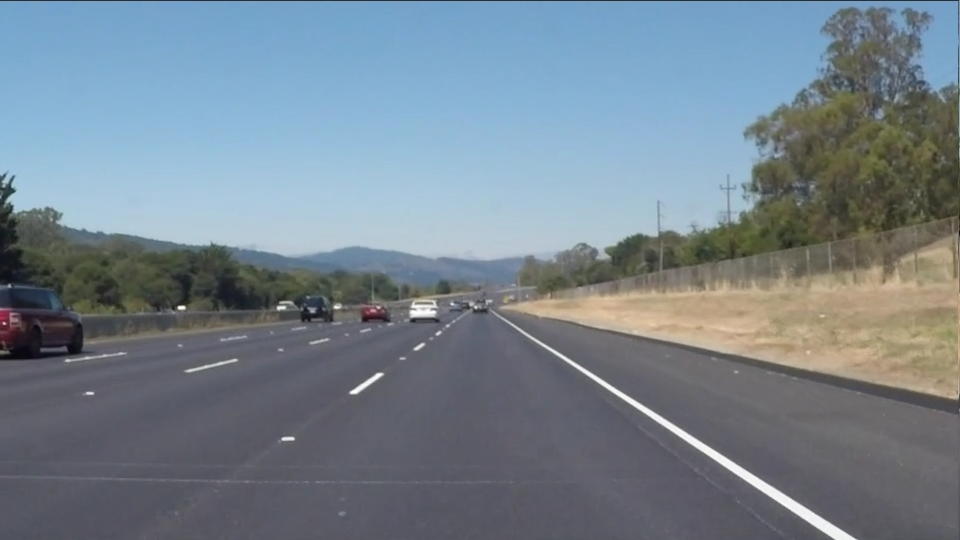
#> input picture test_images/extra.jpg, 960 x 540 px; its folder holds only this picture in this run
$ jupyter execute --allow-errors P1.ipynb   (shell and % lines are left out)
#> lines starting #> are read from the running program, lines starting #| are printed output that depends on the picture; after the words box and inside, x2 and y2 are one past the last pixel; in counts of white or black regions, pixels touching at a corner belong together
# Setup

[cell 1]
#importing some useful packages
import matplotlib.pyplot as plt
import matplotlib.image as mpimg
import numpy as np
import cv2

[cell 2]
import math

def grayscale(img):
    """Applies the Grayscale transform
    This will return an image with only one color channel
    but NOTE: to see the returned image as grayscale
    you should call plt.imshow(gray, cmap='gray')"""
    return cv2.cvtColor(img, cv2.COLOR_RGB2GRAY)

def canny(img, low_threshold, high_threshold):
    """Applies the Canny transform"""
    return cv2.Canny(img, low_threshold, high_threshold)

def gaussian_blur(img, kernel_size):
    """Applies a Gaussian Noise kernel"""
    return cv2.GaussianBlur(img, (kernel_size, kernel_size), 0)

def region_of_interest(img, vertices):
    """
    Applies an image mask.

    Only keeps the region of the image defined by the polygon
    formed from `vertices`. The rest of the image is set to black.
    """
    #defining a blank mask to start with
    mask = np.zeros_like(img)

    #defining a 3 channel or 1 channel color to fill the mask with depending on the input image
    if len(img.shape) > 2:
        channel_count = img.shape[2]  # i.e. 3 or 4 depending on your image
        ignore_mask_color = (255,) * channel_count
    else:
        ignore_mask_color = 255

    #filling pixels inside the polygon defined by "vertices" with the fill color
    cv2.fillPoly(mask, vertices, ignore_mask_color)

    #returning the image only where mask pixels are nonzero
    masked_image = cv2.bitwise_and(img, mask)
    return masked_image


def draw_lines(img, lines, color=[255, 0, 0], thickness=2, slope_threshold=0.5):
    """
    NOTE: this is the function you might want to use as a starting point once you want to
    average/extrapolate the line segments you detect to map out the full
    extent of the lane (going from the result shown in raw-lines-example.mp4
    to that shown in P1_example.mp4).

    Think about things like separating line segments by their
    slope ((y2-y1)/(x2-x1)) to decide which segments are part of the left
    line vs. the right line.  Then, you can average the position of each of
    the lines and extrapolate to the top and bottom of the lane.

    This function draws `lines` with `color` and `thickness`.
    Lines are drawn on the image inplace (mutates the image).
    If you want to make the lines semi-transparent, think about combining
    this function with the weighted_img() function below
    """
    if lines is None:
        return

    xsize = img.shape[1]
    ysize = img.shape[0]
    left_lane = []
    right_lane = []
    for line in lines:
        for x1,y1,x2,y2 in line:
            if ((y2-y1)/(x2-x1)) > slope_threshold:
                right_lane.append((x1, y1))
                right_lane.append((x2, y2))
            elif ((y2-y1)/(x2-x1)) < -slope_threshold:
                left_lane.append((x1, y1))
                left_lane.append((x2, y2))

    if len(left_lane) > 0:
        x,y = zip(*left_lane)
        m, b = np.polyfit(x,y, 1)
        cv2.line(img,
                 (int(solve_linear_eq(ysize, m, b)), ysize),
                 (int(solve_linear_eq(min(y), m, b)), int(min(y))),
                 color,
                 thickness)

    if len(right_lane) > 0:
        x,y = zip(*right_lane)
        m, b = np.polyfit(x,y, 1)
        cv2.line(img,
                 (int(solve_linear_eq(ysize, m, b)), ysize),
                 (int(solve_linear_eq(min(y), m, b)), int(min(y))),
                 color,
                 thickness)


def solve_linear_eq(x, m, b):
    return x*m+b


def hough_lines(img, rho, theta, threshold, min_line_len, max_line_gap):
    """
    `img` should be the output of a Canny transform.

    Returns an image with hough lines drawn.
    """
    lines = cv2.HoughLinesP(img, rho, theta, threshold, np.array([]), minLineLength=min_line_len, maxLineGap=max_line_gap)
    line_img = np.zeros(img.shape, dtype=np.uint8)
    draw_lines(line_img, lines)
    return line_img

# Python 3 has support for cool math symbols.

# [13 lines left out: function weighted_img, not called in this run]

def adjust_gamma(image, gamma=1.0):
    invGamma = 1.0 / gamma
    table = np.array([((i / 255.0) ** invGamma) * 255
        for i in np.arange(0, 256)]).astype("uint8")

    return cv2.LUT(image, table)

## Image Tests

[cell 3]
import os
os.listdir("test_images/")

run your solution on all test_images and make copies into the test_images directory).

[cell 4]
def process_image(img):
    img_gamma = adjust_gamma(img, 0.1)
    img_gray = grayscale(img_gamma)
    img_blur = gaussian_blur(img_gray, 3)
    img_edge = canny(img_blur, 50, 150)

    imshape = img.shape
    top_width = 100
    top_offset = 350
    vertices = np.array([[(0,imshape[0]),
                          (imshape[1]/2-top_width, top_offset),
                          (imshape[1]/2+top_width, top_offset),
                          (imshape[1],imshape[0])]],
                        dtype=np.int32)
    img_region_masked = region_of_interest(img_edge, vertices)

    rho = 1
    theta = np.pi/180
    threshold = 20
    min_line_length = 20
    max_line_gap = 200
    img_hough = hough_lines(img_region_masked, rho, theta, threshold, min_line_length, max_line_gap)


    # Run Hough on edge detected image
    line_image = np.copy(image)*0
    lines = cv2.HoughLinesP(img_hough, rho, theta, threshold, np.array([]), min_line_length, max_line_gap)

    result = np.copy(img)
    draw_lines(result, lines, thickness=5, slope_threshold=1)
    return result

[cell 5]
for img_path in os.listdir("test_images/"):

    image = mpimg.imread('test_images/' + img_path)
#> image is the input picture: shape (540, 960, 3); mean R, G, B 118, 131.5, 142.2
    processed = process_image(image)
#> in adjust_gamma, `return cv2.LUT(image, table)`:
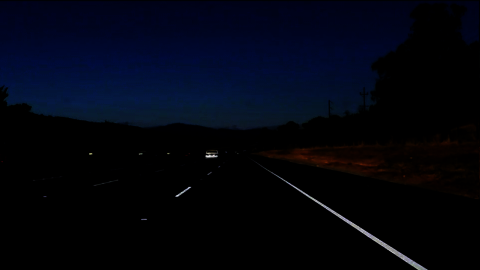
#> returned value: shape (540, 960, 3) (shown at 1/2 size); mean of channels 0, 1, 2 2, 4.8, 15.4; drawn as R, G, B
#> in grayscale, `return cv2.cvtColor(img, cv2.COLOR_RGB2GRAY)`:
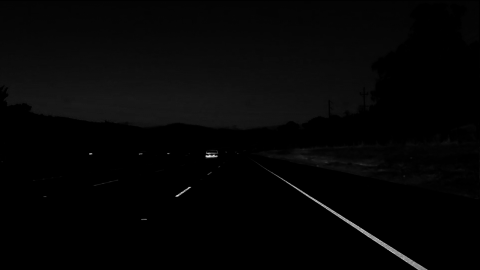
#> returned value: shape (540, 960) (shown at 1/2 size); min 0, max 255, mean 5.2
#> in canny, `return cv2.Canny(img, low_threshold, high_threshold)`:
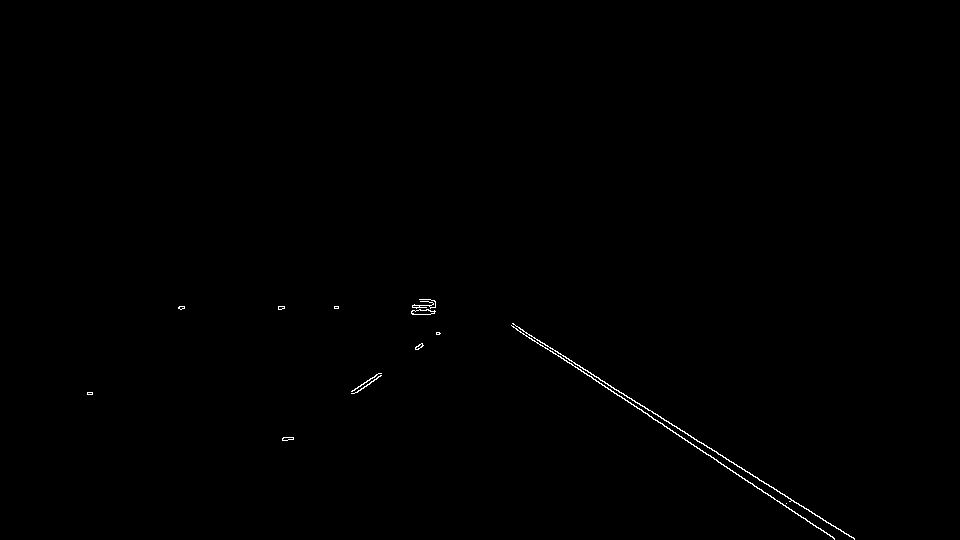
#> returned value: shape (540, 960); 0.28% white in thin lines or dots, all inside (x1, y1, x2, y2) = (87, 299, 855, 540)
#> in region_of_interest, `cv2.fillPoly(mask, vertices, ignore_mask_color)`:
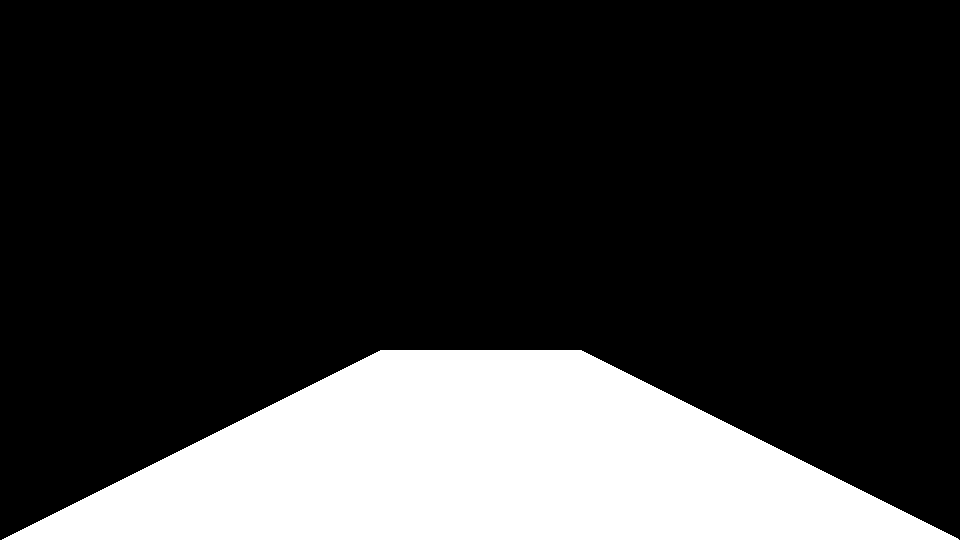
#> mask: shape (540, 960); 21.3% white; 1 white region, box (x1, y1, x2, y2) and area: (2, 350, 959, 540) 110199
#> in region_of_interest, `masked_image = cv2.bitwise_and(img, mask)`:
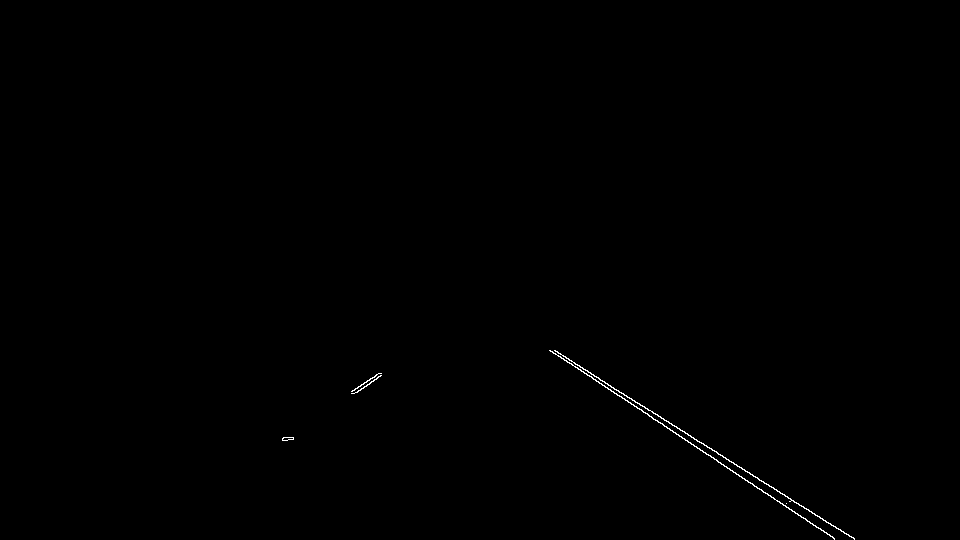
#> masked_image: shape (540, 960); 0.21% white in thin lines or dots, all inside (x1, y1, x2, y2) = (282, 350, 855, 540)
#> in hough_lines, `lines = cv2.HoughLinesP(img, rho, theta, threshold, np.array([]), minL..`: lines = [[555, 351, 854, 538], [577, 367, 783, 505], [554, 350, 834, 539], [600, 380, 854, 539], [285, 440, 381, 375], [282, 438, 378, 373], [560, 356, 700, 450], [550, 350, 617, 395]]
#> the loop in draw_lines, `for line in lines:` made 8 passes
#> after the loop in draw_lines, `for line in lines:`: left_lane = [(285, 440), (381, 375), (282, 438), (378, 373)]; right_lane = [(555, 351), (854, 538), (577, 367), (783, 505), (554, 350), (834, 539), (600, 380), (854, 539), (560, 356), (700, 450), (550, 350), (617, 395)]
#> in draw_lines, `x,y = zip(*left_lane)`: x = (285, 381, 282, 378); y = (440, 375, 438, 373)
#> in draw_lines, `m, b = np.polyfit(x,y, 1)`: m = -0.676; b = 630.5
#> in draw_lines, `cv2.line(img, (int(solve_linear_eq(ysize, m, b)), ysize), (int(solve_l..`:
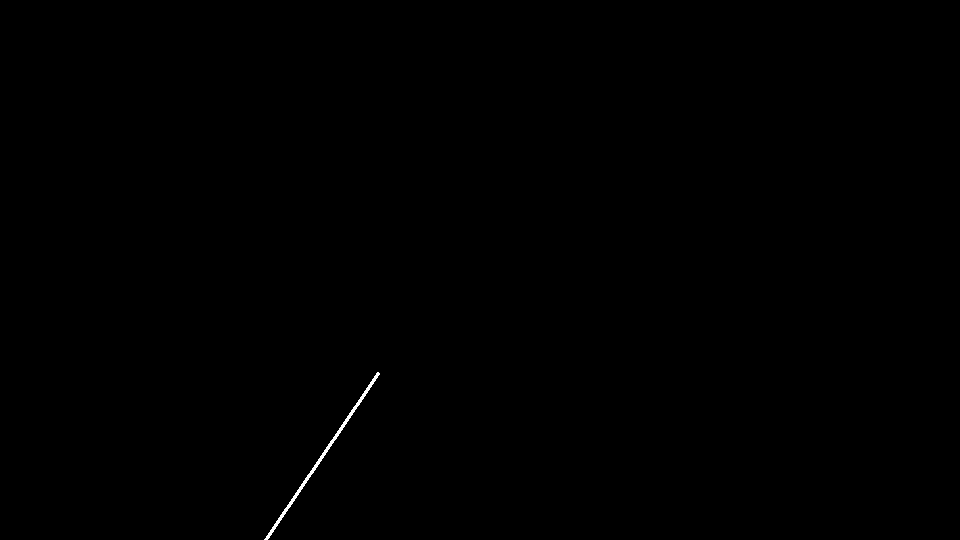
#> img: shape (540, 960); 0.13% white; 1 white region, box (x1, y1, x2, y2) and area: (264, 372, 380, 540) 670
#> in draw_lines, `x,y = zip(*right_lane)`: x = (555, 854, 577, 783, 554, 834, 600, 854, 560, 700, 550, 617); y = (351, 538, 367, 505, 350, 539, 380, 539, 356, 450, 350, 395)
#> in draw_lines, `m, b = np.polyfit(x,y, 1)`: m = 0.642; b = -3.49
#> in process_image, `lines = cv2.HoughLinesP(img_hough, rho, theta, threshold, np.array([])..`: lines = [[266, 539, 378, 373], [265, 539, 378, 372], [220, 350, 343, 539], [220, 351, 342, 539], [221, 350, 344, 539], [267, 539, 379, 373], [264, 539, 377, 372], [222, 349, 306, 478], [273, 434, 341, 539]]
#> call 2 of draw_lines, with lines = array of shape (9, 1, 4), thickness = 5, slope_threshold = 1
#> the loop in draw_lines (call 2), `for line in lines:` made 9 passes
#> after the loop in draw_lines (call 2), `for line in lines:`: left_lane = [(266, 539), (378, 373), (265, 539), (378, 372), (267, 539), (379, 373), (264, 539), (377, 372)]; right_lane = [(220, 350), (343, 539), (220, 351), (342, 539), (221, 350), (344, 539), (222, 349), (306, 478), (273, 434), (341, 539)]
#> in draw_lines (call 2), `x,y = zip(*left_lane)`: x = (266, 378, 265, 378, 267, 379, 264, 377); y = (539, 373, 539, 372, 539, 373, 539, 372)
#> in draw_lines (call 2), `m, b = np.polyfit(x,y, 1)`: m = -1.48; b = 931.8
#> in draw_lines (call 2), `x,y = zip(*right_lane)`: x = (220, 343, 220, 342, 221, 344, 222, 306, 273, 341); y = (350, 539, 351, 539, 350, 539, 349, 478, 434, 539)
#> in draw_lines (call 2), `m, b = np.polyfit(x,y, 1)`: m = 1.55; b = 8.5
#> in draw_lines (call 2), `cv2.line(img, (int(solve_linear_eq(ysize, m, b)), ysize), (int(solve_l..`:
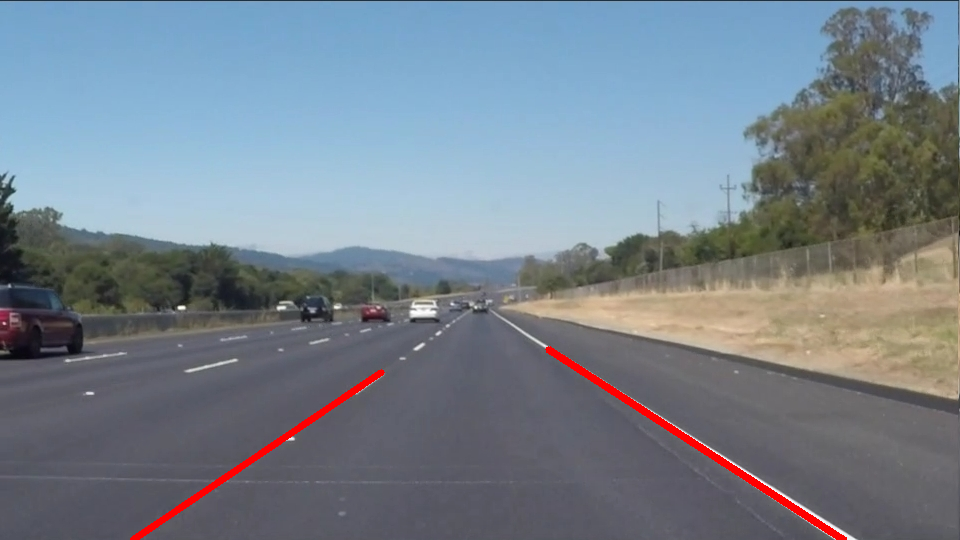
#> img: shape (540, 960, 3); mean R, G, B 118.8, 130, 140.6

    fig = plt.figure()
    ax1=fig.add_subplot(1,2,1)
    plt.imshow(image)
    ax1=fig.add_subplot(1,2,2)
    plt.imshow(processed)

$ run again, on test_images/extra1.jpg
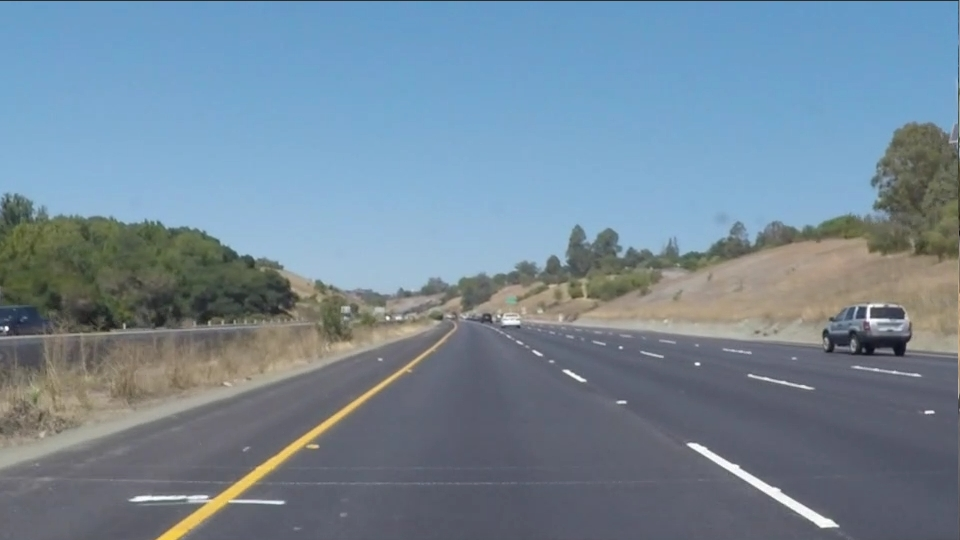
#> input picture test_images/extra1.jpg, 960 x 540 px
#> image is the input picture: shape (540, 960, 3); mean R, G, B 115.9, 135.8, 151.5
#> in canny, `return cv2.Canny(img, low_threshold, high_threshold)`:
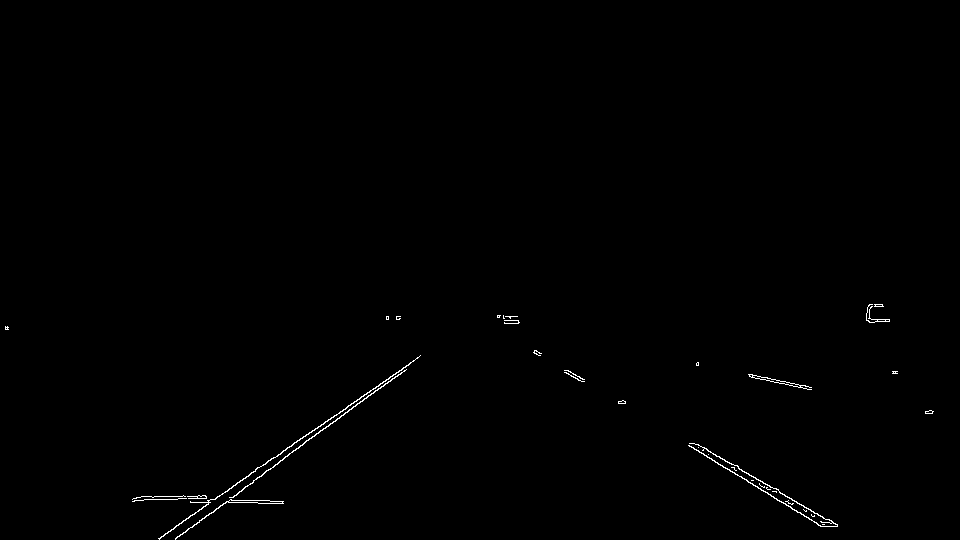
#> returned value: shape (540, 960); 0.41% white in thin lines or dots, all inside (x1, y1, x2, y2) = (5, 304, 934, 540)
#> mask: shape (540, 960); 21.3% white; 1 white region, box (x1, y1, x2, y2) and area: (2, 350, 959, 540) 110199
#> masked_image: shape (540, 960); 0.33% white in thin lines or dots, all inside (x1, y1, x2, y2) = (132, 350, 838, 540)
#> in hough_lines, `lines = cv2.HoughLinesP(img, rho, theta, threshold, np.array([]), minL..`: lines = 17 rows, first 6: [159, 538, 420, 355], [230, 497, 406, 369], [158, 538, 417, 357], [534, 353, 822, 526], [533, 352, 824, 526], [534, 350, 837, 525]
#> the loop in draw_lines, `for line in lines:` made 17 passes
#> after the loop in draw_lines, `for line in lines:`: left_lane = [(159, 538), (420, 355), (230, 497), (406, 369), (158, 538), (417, 357), (175, 538), (277, 464), (229, 497), (401, 372), (159, 539), (413, 361)]; right_lane = [(534, 353), (822, 526), (533, 352), (824, 526), (534, 350), (837, 525), (535, 350), (828, 526), (622, 400), (832, 526), (536, 350), (837, 524), (534, 351), (837, 526)]
#> in draw_lines, `x,y = zip(*left_lane)`: x = (159, 420, 230, 406, 158, 417, 175, 277, 229, 401, 159, 413); y = (538, 355, 497, 369, 538, 357, 538, 464, 497, 372, 539, 361)
#> in draw_lines, `m, b = np.polyfit(x,y, 1)`: m = -0.71; b = 655.9
#> in draw_lines, `x,y = zip(*right_lane)`: x = (534, 822, 533, 824, 534, 837, 535, 828, 622, 832, 536, 837, 534, 837); y = (353, 526, 352, 526, 350, 525, 350, 526, 400, 526, 350, 524, 351, 526)
#> in draw_lines, `m, b = np.polyfit(x,y, 1)`: m = 0.588; b = 36.39
#> line_image: shape (540, 960, 3); every value is 0
#> in process_image, `lines = cv2.HoughLinesP(img_hough, rho, theta, threshold, np.array([])..`: lines = [[272, 539, 401, 355], [241, 350, 355, 539], [275, 538, 403, 355], [274, 539, 403, 354], [243, 355, 353, 539], [242, 349, 318, 475], [317, 480, 404, 355], [312, 472, 352, 539], [271, 539, 333, 451], [241, 351, 354, 539]]
#> the loop in draw_lines (call 2), `for line in lines:` made 10 passes
#> after the loop in draw_lines (call 2), `for line in lines:`: left_lane = [(272, 539), (401, 355), (275, 538), (403, 355), (274, 539), (403, 354), (317, 480), (404, 355), (271, 539), (333, 451)]; right_lane = [(241, 350), (355, 539), (243, 355), (353, 539), (242, 349), (318, 475), (312, 472), (352, 539), (241, 351), (354, 539)]
#> in draw_lines (call 2), `x,y = zip(*left_lane)`: x = (272, 401, 275, 403, 274, 403, 317, 404, 271, 333); y = (539, 355, 538, 355, 539, 354, 480, 355, 539, 451)
#> in draw_lines (call 2), `m, b = np.polyfit(x,y, 1)`: m = -1.42; b = 926.4
#> in draw_lines (call 2), `x,y = zip(*right_lane)`: x = (241, 355, 243, 353, 242, 318, 312, 352, 241, 354); y = (350, 539, 355, 539, 349, 475, 472, 539, 351, 539)
#> in draw_lines (call 2), `m, b = np.polyfit(x,y, 1)`: m = 1.68; b = -54.46
#> in draw_lines (call 2), `cv2.line(img, (int(solve_linear_eq(ysize, m, b)), ysize), (int(solve_l..`:
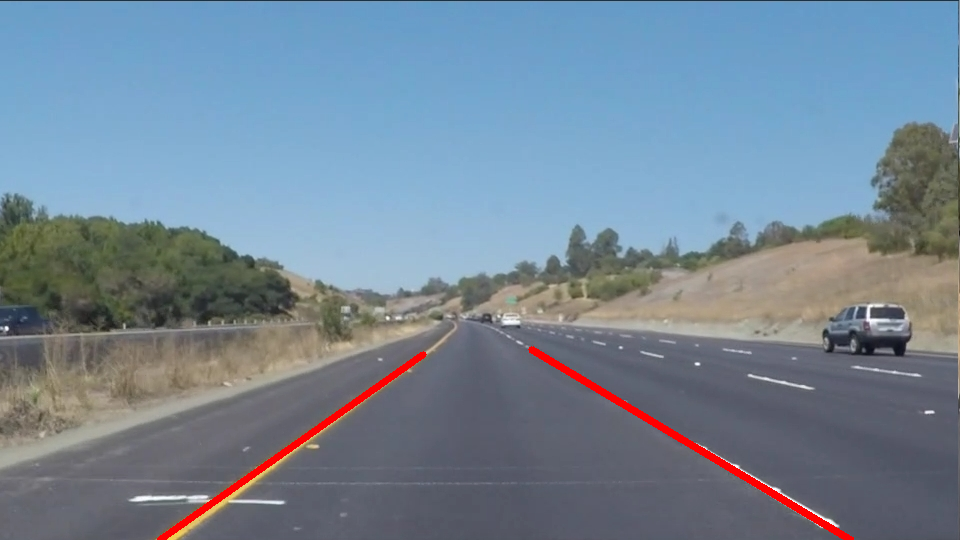
#> img: shape (540, 960, 3); mean R, G, B 116.6, 134.2, 150.1
